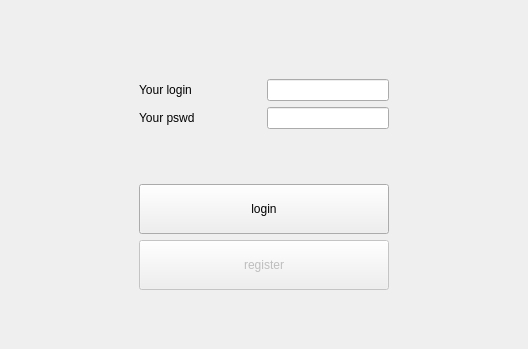
<?xml version="1.0" encoding="UTF-8"?>
<ui version="4.0">
 <class>LoginWidget</class>
 <widget class="QWidget" name="LoginWidget">
  <property name="geometry">
   <rect>
    <x>0</x>
    <y>0</y>
    <width>528</width>
    <height>349</height>
   </rect>
  </property>
  <property name="windowTitle">
   <string>LoginWidget</string>
  </property>
  <property name="autoFillBackground">
   <bool>true</bool>
  </property>
  <property name="styleSheet">
   <string notr="true"/>
  </property>
  <layout class="QGridLayout" name="gridLayout">
   <item row="3" column="1">
    <layout class="QHBoxLayout" name="horizontalLayout_2" stretch="1,1">
     <item>
      <widget class="QLabel" name="label_2">
       <property name="text">
        <string>Your pswd</string>
       </property>
      </widget>
     </item>
     <item>
      <widget class="QLineEdit" name="pswdLineEdit">
       <property name="text">
        <string/>
       </property>
      </widget>
     </item>
    </layout>
   </item>
   <item row="4" column="2">
    <spacer name="horizontalSpacer_2">
     <property name="orientation">
      <enum>Qt::Horizontal</enum>
     </property>
     <property name="sizeHint" stdset="0">
      <size>
       <width>40</width>
       <height>20</height>
      </size>
     </property>
    </spacer>
   </item>
   <item row="6" column="1">
    <widget class="QPushButton" name="registerBtn">
     <property name="enabled">
      <bool>false</bool>
     </property>
     <property name="sizePolicy">
      <sizepolicy hsizetype="Minimum" vsizetype="Minimum">
       <horstretch>0</horstretch>
       <verstretch>0</verstretch>
      </sizepolicy>
     </property>
     <property name="minimumSize">
      <size>
       <width>250</width>
       <height>50</height>
      </size>
     </property>
     <property name="maximumSize">
      <size>
       <width>430</width>
       <height>56</height>
      </size>
     </property>
     <property name="baseSize">
      <size>
       <width>430</width>
       <height>65</height>
      </size>
     </property>
     <property name="text">
      <string>register</string>
     </property>
    </widget>
   </item>
   <item row="5" column="0">
    <spacer name="horizontalSpacer">
     <property name="orientation">
      <enum>Qt::Horizontal</enum>
     </property>
     <property name="sizeHint" stdset="0">
      <size>
       <width>40</width>
       <height>20</height>
      </size>
     </property>
    </spacer>
   </item>
   <item row="5" column="1">
    <widget class="QPushButton" name="loginBtn">
     <property name="enabled">
      <bool>true</bool>
     </property>
     <property name="sizePolicy">
      <sizepolicy hsizetype="Minimum" vsizetype="Minimum">
       <horstretch>0</horstretch>
       <verstretch>0</verstretch>
      </sizepolicy>
     </property>
     <property name="minimumSize">
      <size>
       <width>250</width>
       <height>50</height>
      </size>
     </property>
     <property name="maximumSize">
      <size>
       <width>430</width>
       <height>56</height>
      </size>
     </property>
     <property name="baseSize">
      <size>
       <width>430</width>
       <height>65</height>
      </size>
     </property>
     <property name="autoFillBackground">
      <bool>false</bool>
     </property>
     <property name="text">
      <string>login</string>
     </property>
    </widget>
   </item>
   <item row="0" column="1">
    <spacer name="verticalSpacer_2">
     <property name="orientation">
      <enum>Qt::Vertical</enum>
     </property>
     <property name="sizeHint" stdset="0">
      <size>
       <width>20</width>
       <height>40</height>
      </size>
     </property>
    </spacer>
   </item>
   <item row="4" column="1">
    <spacer name="verticalSpacer">
     <property name="orientation">
      <enum>Qt::Vertical</enum>
     </property>
     <property name="sizeHint" stdset="0">
      <size>
       <width>20</width>
       <height>40</height>
      </size>
     </property>
    </spacer>
   </item>
   <item row="7" column="1">
    <spacer name="verticalSpacer_3">
     <property name="orientation">
      <enum>Qt::Vertical</enum>
     </property>
     <property name="sizeHint" stdset="0">
      <size>
       <width>20</width>
       <height>40</height>
      </size>
     </property>
    </spacer>
   </item>
   <item row="2" column="1">
    <layout class="QHBoxLayout" name="horizontalLayout" stretch="1,1">
     <item>
      <widget class="QLabel" name="label">
       <property name="text">
        <string>Your login</string>
       </property>
      </widget>
     </item>
     <item>
      <widget class="QLineEdit" name="loginLineEdit">
       <property name="text">
        <string/>
       </property>
      </widget>
     </item>
    </layout>
   </item>
   <item row="1" column="1">
    <widget class="QLabel" name="errLabel">
     <property name="styleSheet">
      <string notr="true">color:red;</string>
     </property>
     <property name="text">
      <string/>
     </property>
    </widget>
   </item>
  </layout>
 </widget>
 <resources/>
 <connections/>
</ui>
